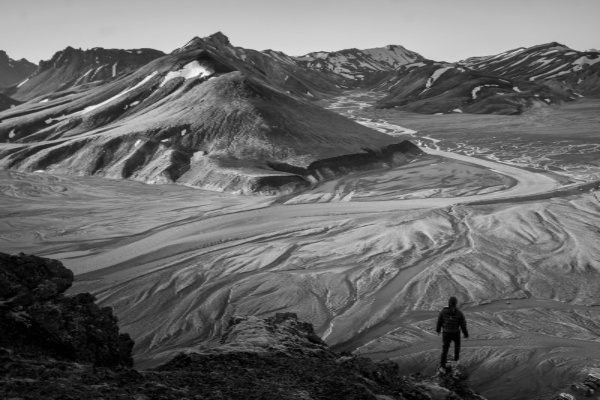
#> input picture secret_image/top_secret.jpg, 600 x 400 px
$ python main.py
#> lines starting #> are read from the running program, lines starting #| are printed output that depends on the picture
import cv2
from encrypt import encrypt
import halftone

def resize(img, shape):
    return cv2.resize(img, (shape[1], shape[0]))

secret_path = 'secret_image/top_secret.jpg'
secrethalftone_path = 'secret_image/top_secret_halftoned.jpg'
share1_path = 'share1.jpg'
share2_path = 'share2.jpg'

secret = cv2.imread(secret_path,0)
#> secret is the input picture: shape (400, 600); min 0, max 246, mean 103.7
secret = resize(secret, (400,600))

share1 = cv2.imread(share1_path,0)
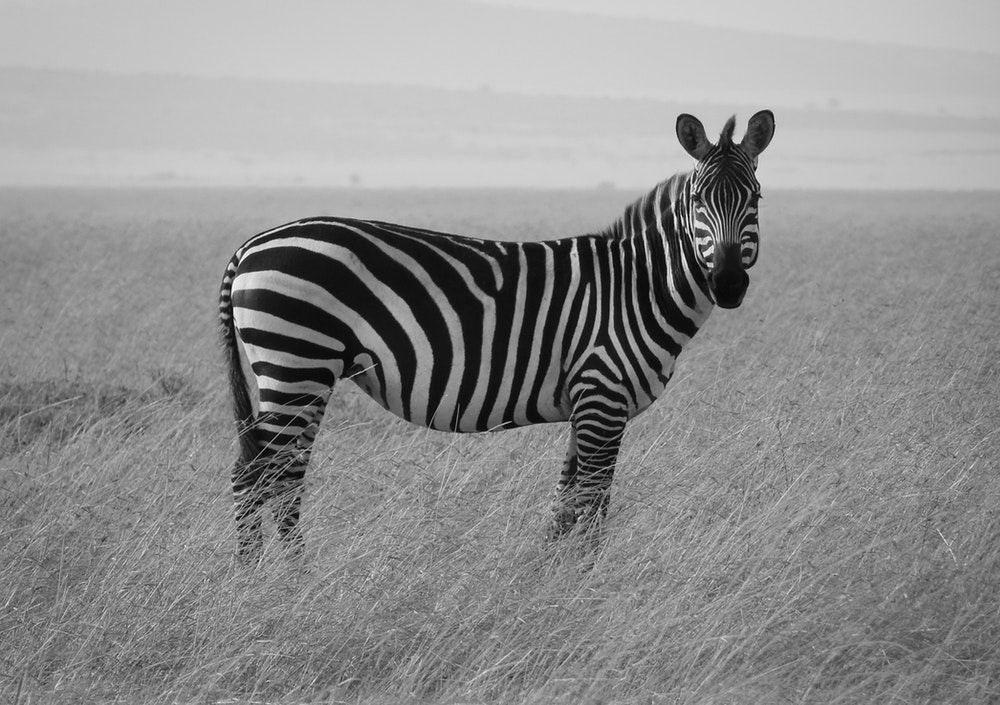
#> input picture share1.jpg, 1000 x 705 px
#> share1 is the input picture: shape (705, 1000); min 0, max 255, mean 142.5
share1 = resize(share1, (400,600))
#> call 2 of resize, with shape = (400, 600)
#> in resize (call 2), `return cv2.resize(img, (shape[1], shape[0]))`:
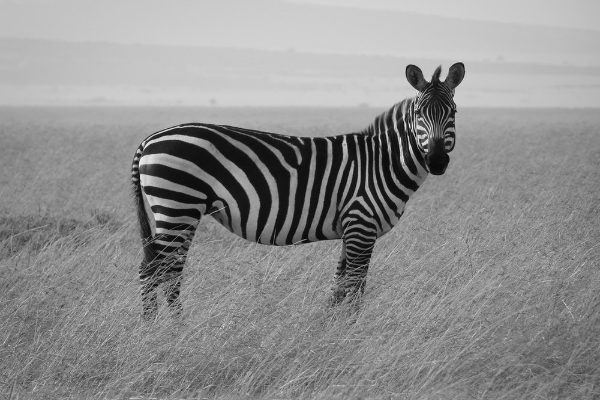
#> returned value: shape (400, 600); min 1, max 251, mean 142.4

share2 = cv2.imread(share2_path,0)
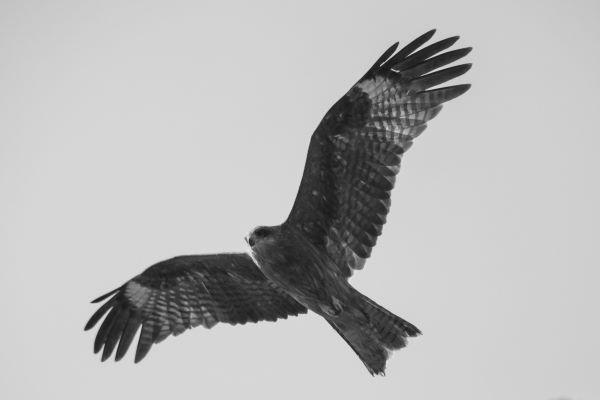
#> input picture share2.jpg, 600 x 400 px
#> share2 is the input picture: shape (400, 600); min 0, max 237, mean 183.8
share2 = resize(share2, (400,600))

cv2.imwrite(secret_path,secret)
#> (the run stopped early here; a loop or call above may not have finished)
